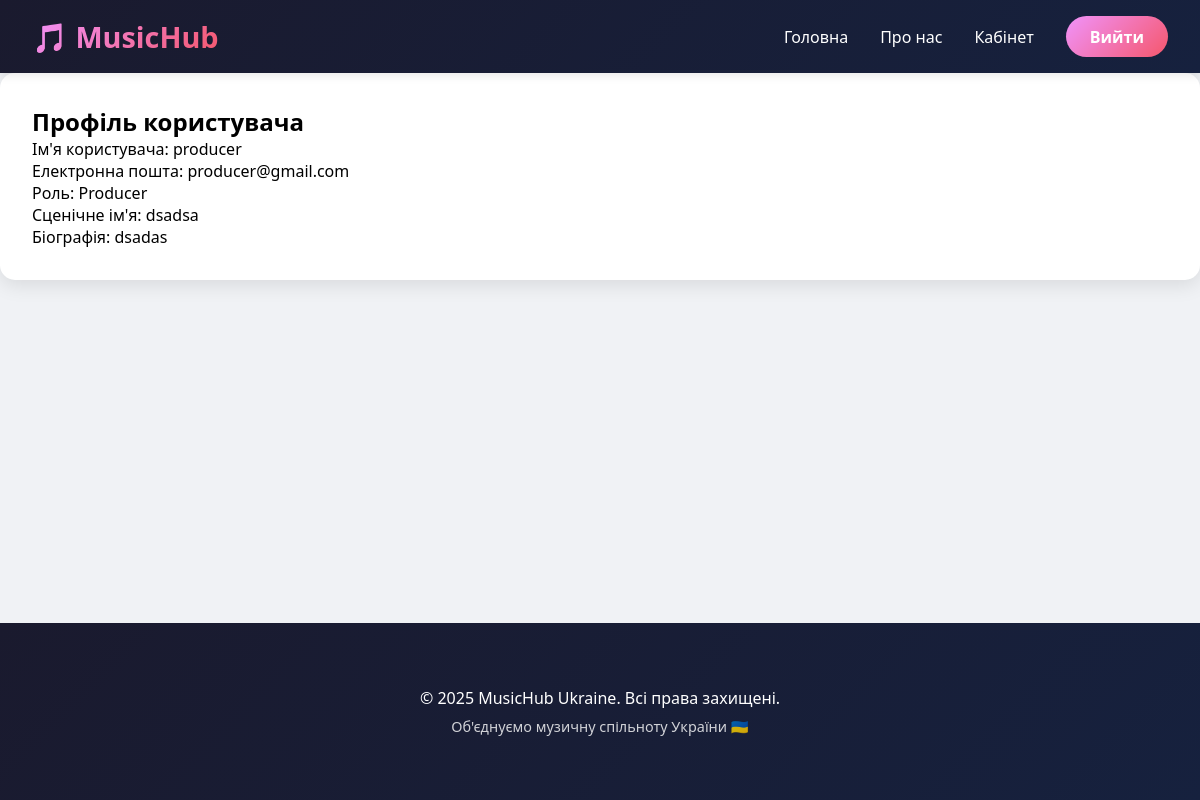
Page /profile/ (signed in) on the committed database.
### music/models.py (models this page shows, shortened)
class User(AbstractUser):
    USER_ROLES = (
        ('admin', 'Administrator'),
        ('artist', 'Artist'),
        ('producer', 'Producer'),
        ('listener', 'Listener'),
        ('label_manager', 'Label Manager'),
    )
    role = models.CharField(max_length=20, choices=USER_ROLES, default='listener')
    bio = models.TextField(blank=True, null=True)
    stage_name = models.CharField(max_length=100, blank=True, null=True)
    created_at = models.DateTimeField(auto_now_add=True)

### music/views.py (the view)
# urls.py: path('profile/', views.profile_view, name='profile'),
@login_required
def profile_view(request):
    return render(request, 'music/profile.html', {'user': request.user})

### music/templates/music/profile.html (shortened to what this page needs)
{% extends "music/base.html" %}
{% block content %}
<div class="card">
    <h2>Профіль користувача</h2>
    <p>Ім'я користувача: {{ user.username }}</p>
    <p>Електронна пошта: {{ user.email }}</p>
    <p>Роль: {{ user.get_role_display }}</p>
    <p>Сценічне ім'я: {{ user.stage_name }}</p>
    <p>Біографія: {{ user.bio }}</p>
</div>
{% endblock %}

### rows in the picture
User: username "producer", email "producer@gmail.com", role "Producer", stage_name "dsadsa", bio "dsadas"

### other values in the picture
{{ year|default:2025 }} "2025"
